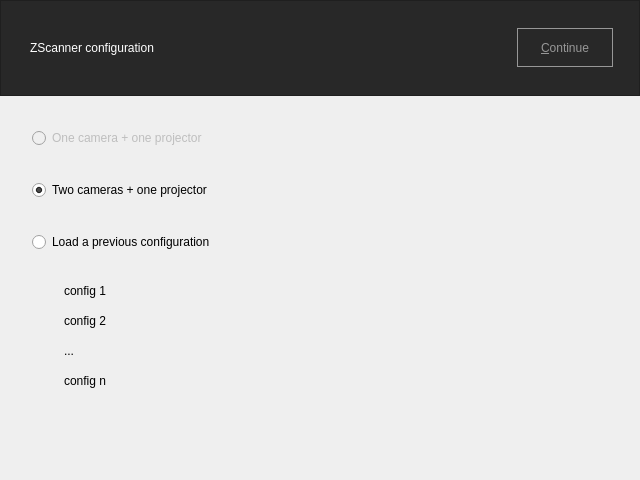
<?xml version="1.0" encoding="UTF-8"?>
<ui version="4.0">
 <class>ZScannerInitialConfigWizard</class>
 <widget class="QWidget" name="ZScannerInitialConfigWizard">
  <property name="geometry">
   <rect>
    <x>0</x>
    <y>0</y>
    <width>640</width>
    <height>480</height>
   </rect>
  </property>
  <property name="windowTitle">
   <string>Form</string>
  </property>
  <property name="styleSheet">
   <string notr="true"/>
  </property>
  <layout class="QVBoxLayout" name="verticalLayout">
   <property name="spacing">
    <number>0</number>
   </property>
   <property name="leftMargin">
    <number>0</number>
   </property>
   <property name="topMargin">
    <number>0</number>
   </property>
   <property name="rightMargin">
    <number>0</number>
   </property>
   <property name="bottomMargin">
    <number>0</number>
   </property>
   <item>
    <widget class="QFrame" name="frame_2">
     <property name="minimumSize">
      <size>
       <width>0</width>
       <height>96</height>
      </size>
     </property>
     <property name="maximumSize">
      <size>
       <width>16777215</width>
       <height>96</height>
      </size>
     </property>
     <property name="styleSheet">
      <string notr="true">background-color: rgb(40,40,40);</string>
     </property>
     <property name="frameShape">
      <enum>QFrame::StyledPanel</enum>
     </property>
     <property name="frameShadow">
      <enum>QFrame::Raised</enum>
     </property>
     <layout class="QHBoxLayout" name="horizontalLayout">
      <property name="spacing">
       <number>0</number>
      </property>
      <property name="leftMargin">
       <number>29</number>
      </property>
      <property name="topMargin">
       <number>0</number>
      </property>
      <property name="rightMargin">
       <number>26</number>
      </property>
      <property name="bottomMargin">
       <number>0</number>
      </property>
      <item>
       <widget class="QLabel" name="titleLabel">
        <property name="styleSheet">
         <string notr="true">QLabel {
	font: 25 24pt &quot;Segoe UI&quot;;
	color: white;
}</string>
        </property>
        <property name="text">
         <string>ZScanner configuration</string>
        </property>
       </widget>
      </item>
      <item>
       <spacer name="horizontalSpacer_2">
        <property name="orientation">
         <enum>Qt::Horizontal</enum>
        </property>
        <property name="sizeHint" stdset="0">
         <size>
          <width>40</width>
          <height>20</height>
         </size>
        </property>
       </spacer>
      </item>
      <item>
       <widget class="QPushButton" name="pushButton">
        <property name="minimumSize">
         <size>
          <width>96</width>
          <height>38</height>
         </size>
        </property>
        <property name="maximumSize">
         <size>
          <width>96</width>
          <height>39</height>
         </size>
        </property>
        <property name="styleSheet">
         <string notr="true">QPushButton {
	background-color: rgba(0, 0, 255, 0);
	border: 1px solid rgba(151,151,151,255);
	color: rgba(151,151,151,255);
	font: 10pt &quot;Segoe UI&quot;;
}</string>
        </property>
        <property name="text">
         <string>&amp;Continue</string>
        </property>
       </widget>
      </item>
     </layout>
    </widget>
   </item>
   <item>
    <widget class="QStackedWidget" name="stackedWidget">
     <property name="currentIndex">
      <number>0</number>
     </property>
     <widget class="QWidget" name="pageInitial">
      <layout class="QVBoxLayout" name="verticalLayout_2">
       <property name="spacing">
        <number>32</number>
       </property>
       <property name="leftMargin">
        <number>32</number>
       </property>
       <property name="topMargin">
        <number>32</number>
       </property>
       <property name="rightMargin">
        <number>32</number>
       </property>
       <property name="bottomMargin">
        <number>32</number>
       </property>
       <item>
        <widget class="QRadioButton" name="radioButton_2">
         <property name="enabled">
          <bool>false</bool>
         </property>
         <property name="styleSheet">
          <string notr="true"/>
         </property>
         <property name="text">
          <string>One camera + one projector</string>
         </property>
        </widget>
       </item>
       <item>
        <widget class="QRadioButton" name="radioButton_3">
         <property name="text">
          <string>Two cameras + one projector</string>
         </property>
         <property name="checked">
          <bool>true</bool>
         </property>
        </widget>
       </item>
       <item>
        <widget class="QRadioButton" name="radioButton">
         <property name="styleSheet">
          <string notr="true"/>
         </property>
         <property name="text">
          <string>Load a previous configuration</string>
         </property>
        </widget>
       </item>
       <item>
        <layout class="QVBoxLayout" name="verticalLayout_3">
         <property name="spacing">
          <number>16</number>
         </property>
         <property name="leftMargin">
          <number>32</number>
         </property>
         <property name="topMargin">
          <number>0</number>
         </property>
         <item>
          <widget class="QLabel" name="label_2">
           <property name="text">
            <string>config 1</string>
           </property>
          </widget>
         </item>
         <item>
          <widget class="QLabel" name="label_4">
           <property name="text">
            <string>config 2</string>
           </property>
          </widget>
         </item>
         <item>
          <widget class="QLabel" name="label_3">
           <property name="text">
            <string>...</string>
           </property>
          </widget>
         </item>
         <item>
          <widget class="QLabel" name="label_5">
           <property name="text">
            <string>config n</string>
           </property>
          </widget>
         </item>
         <item>
          <spacer name="verticalSpacer">
           <property name="orientation">
            <enum>Qt::Vertical</enum>
           </property>
           <property name="sizeHint" stdset="0">
            <size>
             <width>20</width>
             <height>40</height>
            </size>
           </property>
          </spacer>
         </item>
        </layout>
       </item>
      </layout>
     </widget>
     <widget class="QWidget" name="pageLeftCameraSelection"/>
     <widget class="QWidget" name="pageRightCameraSelection"/>
     <widget class="QWidget" name="pageIntrinsicCalibration"/>
     <widget class="QWidget" name="pageExtrinsicCalibration"/>
    </widget>
   </item>
   <item>
    <widget class="QFrame" name="frame">
     <property name="minimumSize">
      <size>
       <width>0</width>
       <height>0</height>
      </size>
     </property>
     <property name="maximumSize">
      <size>
       <width>16777215</width>
       <height>0</height>
      </size>
     </property>
     <property name="styleSheet">
      <string notr="true">background-color: rgb(40,40,40);</string>
     </property>
     <property name="frameShape">
      <enum>QFrame::StyledPanel</enum>
     </property>
     <property name="frameShadow">
      <enum>QFrame::Raised</enum>
     </property>
     <layout class="QGridLayout" name="gridLayout">
      <property name="rightMargin">
       <number>20</number>
      </property>
      <property name="bottomMargin">
       <number>20</number>
      </property>
     </layout>
    </widget>
   </item>
  </layout>
 </widget>
 <resources/>
 <connections/>
</ui>
